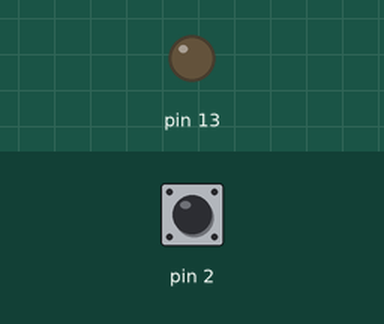
Recording of a sketch running on a simulated Arduino Uno, built with avr-gcc and run on an emulated ATmega328P. On the bench: output pins drawn as LEDs (lit = HIGH). The inputs (shaded band) are chosen by the test bench; at power-on: pin 2 HIGH.

Above: at 1.2 s.
1.3 s: pin 2 pulled LOW for 0.15 s
At 1.37 s:
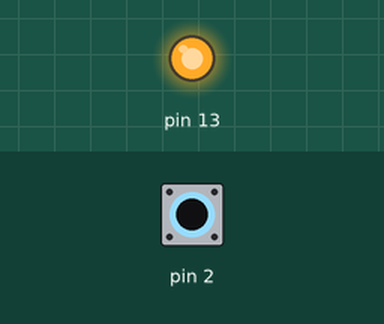
2.9 s: pin 2 pulled LOW for 3.2 s
At 7.3 s:
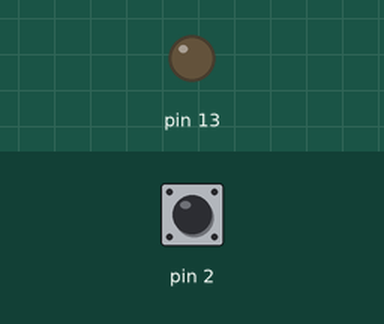
Timing chart, 0 to 8.8 s (numbered marks = the images above; inputs shaded):
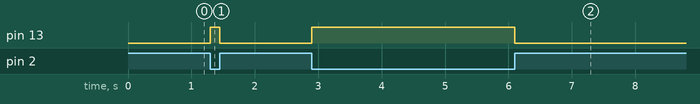

The sketch:

Switch_and_LED.ino
```cpp
// C++ code
// Code by Aadhitya G
void setup()
{
  pinMode(2, INPUT_PULLUP);
  pinMode(13, OUTPUT);
}

void loop()
{
  int x=digitalRead(2);
  if (x==0){
    digitalWrite(13, HIGH);}
  else{
    digitalWrite(13, LOW);}
}
```

Measured:
- after the input at 1.3 s, pin 13: LOW → HIGH at once, → LOW 0.15 s later
- after the input at 2.9 s, pin 13: LOW → HIGH at once, → LOW 3.2 s later
